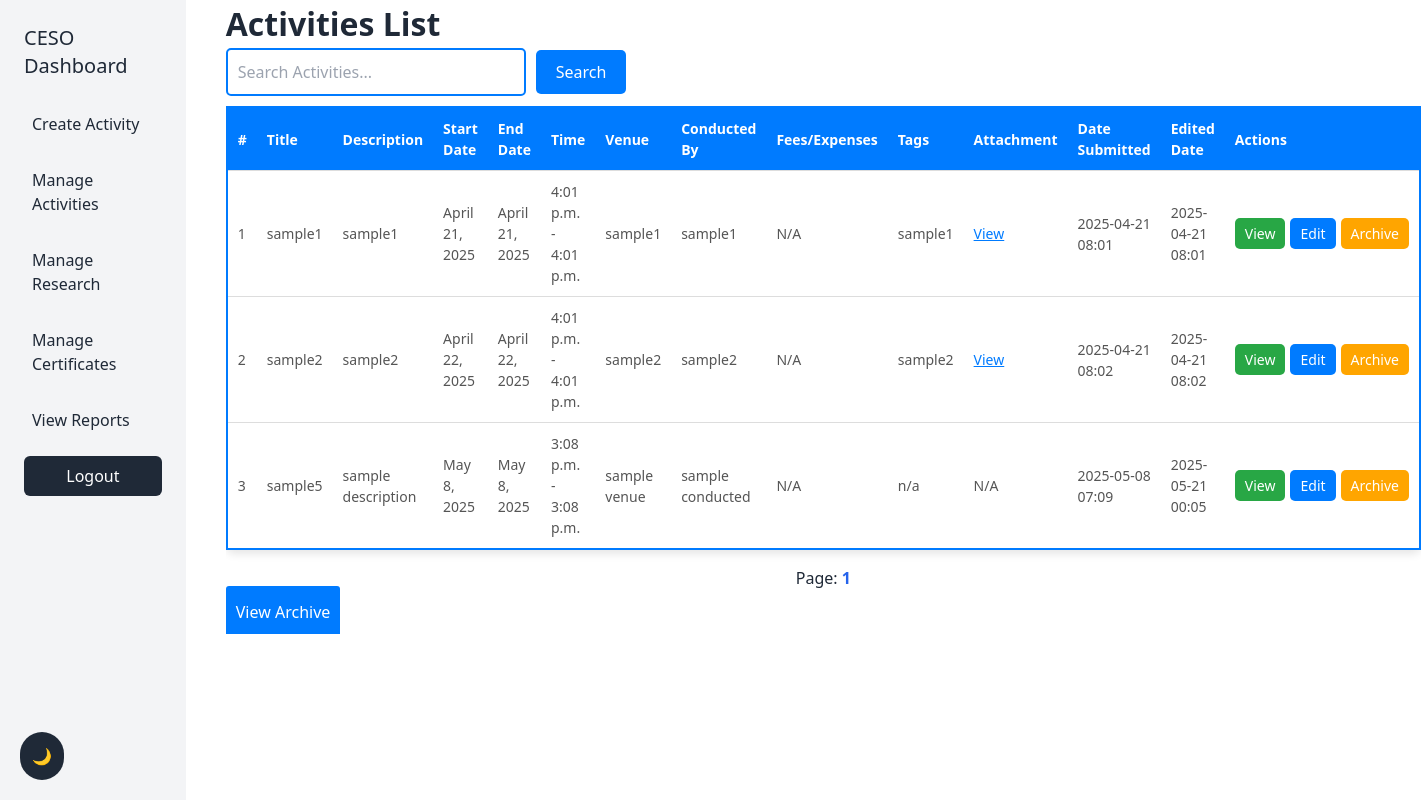
Page /manage-activities/ (signed in) on the earlier database version.
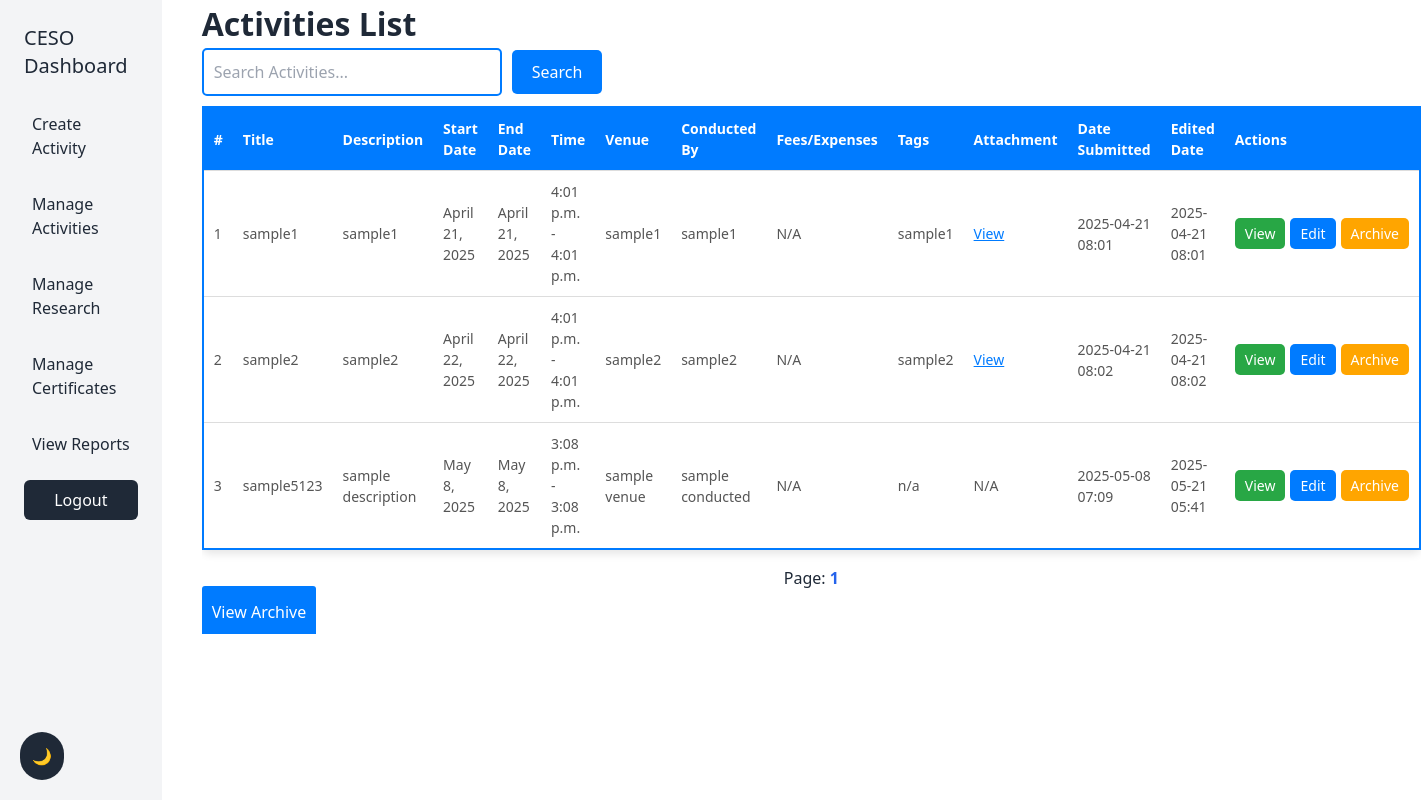
Same page on the later database version.
### core/models.py (models this page shows, shortened)
class Activity(models.Model):
    STATUS_CHOICES = [
        ('Ongoing', 'Ongoing'),
        ('Pending', 'Pending'),
        ('Completed', 'Completed'),
    ]
    title = models.CharField(max_length=200)
    description = models.TextField()
    start_date = models.DateField()
    end_date = models.DateField()
    start_time = models.TimeField()
    end_time = models.TimeField()
    venue = models.CharField(max_length=200)
    conducted_by = models.CharField(max_length=200)
    faculty = models.ManyToManyField(User, related_name='activity_faculty')
    students = models.ManyToManyField(User, related_name='activity_students')
    staff = models.ManyToManyField(User, related_name='activity_staff')
    attachment = models.FileField(upload_to='activity_attachments/', null=True, blank=True)
    date_submitted = models.DateTimeField(auto_now_add=True)
    last_edited_date = models.DateTimeField(auto_now=True)
    status = models.CharField(max_length=20, choices=STATUS_CHOICES, default='Pending')
    fees_expenses = models.DecimalField(max_digits=10, decimal_places=2, null=True, blank=True)
    tags = models.CharField(max_length=255, null=True, blank=True)
    archived = models.BooleanField(default=False)
    is_archived = models.BooleanField(default=False)

### core/views.py (the view)
# urls.py: path('manage-activities/', views.manage_activities, name='manage_activities'),
@login_required
def manage_activities(request):
    search_query = request.GET.get('search', '')
    activities = Activity.objects.filter(is_archived=False)  # Exclude archived activities
    if search_query:
        activities = activities.filter(title__icontains=search_query)
    paginator = Paginator(activities, 10)
    page_number = request.GET.get('page')
    page_obj = paginator.get_page(page_number)
    return render(request, 'manage_activities.html', {
        'page_obj': page_obj,          # Activities for the current page
        'search_query': search_query,  # Keep the search query in the form
        'total_activities': activities.count(),  # Total number of activities
        'sort_field': request.GET.get('sort', 'created_at'),  # Sorting field (e.g., created_at)
        'direction': request.GET.get('direction', 'asc'),     # Sorting direction (asc or desc)
    })

### templates/manage_activities.html (shortened to what the changed rows need)
{% extends "cesostaff_base.html" %}
{% block content %}
<div class="container" style="max-width: 1500px; margin: 0; padding: 0;">
    <div style="display: flex; flex-direction: column; align-items: flex-start; gap: 0;">
        <h1 style="font-size: 2rem; font-weight: bold; margin: 0;">Activities List</h1>
    </div>
    <div style="overflow-x: auto; width: 100%; margin-top: 10px; padding: 0;">
        <table style="min-width: 1000px; width: 100%; border-collapse: collapse; background-color: white; border: 2px solid #007BFF; border-radius: 8px; box-shadow: 0 4px 8px rgba(0, 0, 0, 0.1);">
            <thead style="background-color: #007BFF; font-size: 0.875rem; color: white;">
                <tr>
                    <th style="padding: 10px; text-align: left;">#</th>
                    <th style="padding: 10px; text-align: left;">Title</th>
                    <th style="padding: 10px; text-align: left;">Description</th>
                    <th style="padding: 10px; text-align: left;">Start Date</th>
                    <th style="padding: 10px; text-align: left;">End Date</th>
                    <th style="padding: 10px; text-align: left;">Time</th>
                    <th style="padding: 10px; text-align: left;">Venue</th>
                    <th style="padding: 10px; text-align: left;">Conducted By</th>
                    <th style="padding: 10px; text-align: left;">Fees/Expenses</th>
                    <th style="padding: 10px; text-align: left;">Tags</th>
                    <th style="padding: 10px; text-align: left;">Attachment</th>
                    <th style="padding: 10px; text-align: left;">Date Submitted</th>
                    <th style="padding: 10px; text-align: left;">Edited Date</th>
                    <th style="padding: 10px; text-align: left;">Actions</th>
                </tr>
            </thead>
            <tbody style="font-size: 0.875rem; color: #555;">
                {% for activity in page_obj %}
                <tr style="border-top: 1px solid #ddd;">
                    <td style="padding: 10px;">{{ forloop.counter }}</td>
                    <td style="padding: 10px;">{{ activity.title }}</td>
                    <td style="padding: 10px;">{{ activity.description }}</td>
                    <td style="padding: 10px;">{{ activity.start_date }}</td>
                    <td style="padding: 10px;">{{ activity.end_date }}</td>
                    <td style="padding: 10px;">{{ activity.start_time }} - {{ activity.end_time }}</td>
                    <td style="padding: 10px;">{{ activity.venue|default:"N/A" }}</td>
                    <td style="padding: 10px;">{{ activity.conducted_by|default:"N/A" }}</td>
                    <td style="padding: 10px;">{{ activity.fees_expenses|default:"N/A" }}</td>
                    <td style="padding: 10px;">{{ activity.tags|default:"N/A" }}</td>
                    <td style="padding: 10px;">
                        {% if activity.attachment %}
                        <a href="{{ activity.attachment.url }}" style="color: #007BFF; text-decoration: underline;" target="_blank">View</a>
                        {% else %}
                        N/A
                        {% endif %}
                    </td>
                    <td style="padding: 10px;">{{ activity.date_submitted|date:"Y-m-d H:i" }}</td>
                    <td style="padding: 10px;">{{ activity.last_edited_date|date:"Y-m-d H:i" }}</td>
                    <td style="padding: 10px; width: 200px; text-align: center;">
                        <div style="display: flex; gap: 5px; justify-content: center;">
                            <a
                                href="{% url 'view_activity' pk=activity.id %}"
                                style="color: white; background-color: #28a745; padding: 5px 10px; text-decoration: none; border-radius: 5px; white-space: nowrap;">
                                View
                            </a>
                            <a
                                href="{% url 'edit_activity' activity.id %}"
                                style="background-color: #007BFF; color: white; padding: 5px 10px; text-decoration: none; border-radius: 5px; white-space: nowrap;">
                                Edit
                            </a>
                            <form method="POST" action="{% url 'archive_activity' activity.id %}" style="display: inline;">
                                <button
                                    type="submit"
                                    style="background-color: orange; color: white; padding: 5px 10px; border: none; border-radius: 5px; white-space: nowrap;">
                                    Archive
                                </button>
                            </form>
                        </div>
                    </td>
                </tr>
                {% empty %}
                <tr>
                    <td colspan="13" class="text-center py-4">No activities found.</td>
                </tr>
                {% endfor %}
            </tbody>
        </table>
    </div>
</div>
{% endblock %}

Differences in the rows shown:
changed Activity "sample description": title "sample5" → "sample5123"; last_edited_date "2025-05-21 00:05" → "2025-05-21 05:41"
